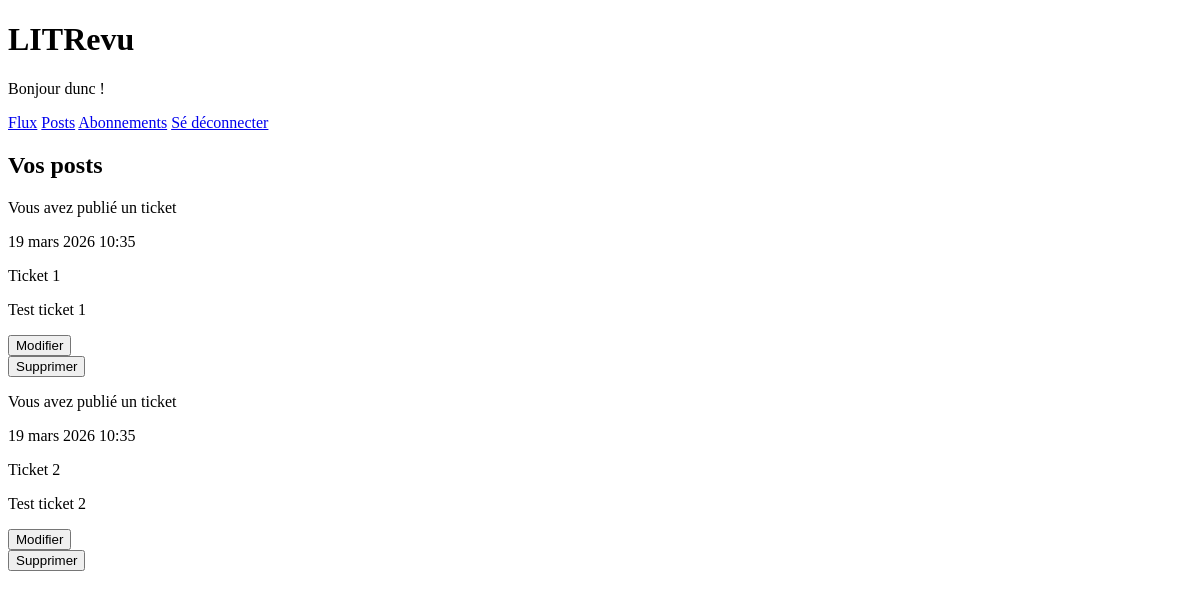
The app's page /posts/ (signed in), older data.
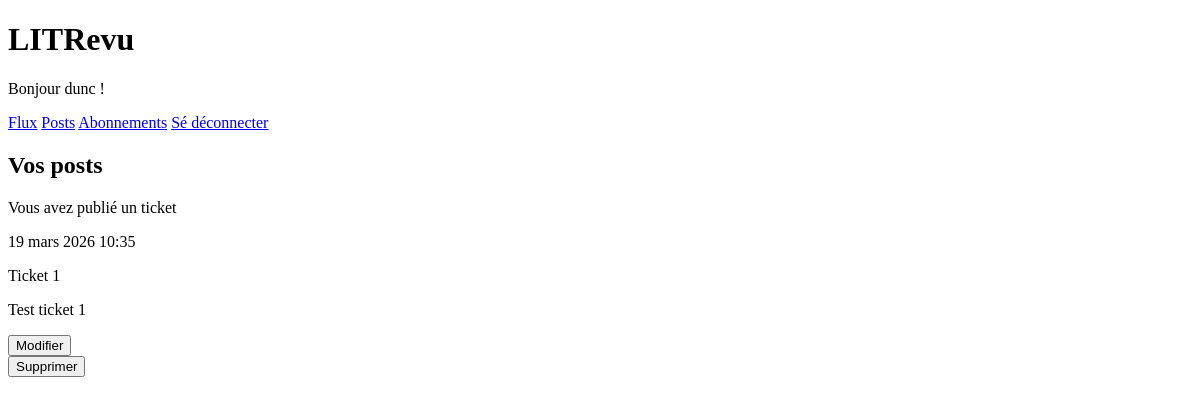
The same page, newer data.
### review_app/models.py (models this page shows)
class Ticket(models.Model):
    title = models.CharField(max_length=120)
    description = models.TextField()
    image = models.ImageField(upload_to='images/', blank=True)
    time_created = models.DateTimeField(auto_now_add=True)
    author = models.ForeignKey(settings.AUTH_USER_MODEL, on_delete=models.CASCADE)

### review_app/views.py (the view)
# urls.py: path("posts/", review_app.views.posts, name='posts'),
@login_required
def posts(request):
    tickets = Ticket.objects.filter(author=request.user)
    reviews = Review.objects.filter(author=request.user)
    context = {'tickets': tickets, 'reviews': reviews}
    return render(request, 'review_app/posts.html', {'context': context})

### review_app/templates/review_app/posts.html (shortened to what this page needs)
{% extends 'base.html' %}
{% block content %}
    <h2>Vos posts</h2>
    {% if context.tickets %}
        {% for ticket in context.tickets %}
            <p>Vous avez publié un ticket</p>
            <p>{{ ticket.time_created }}</p>
            <p>{{ ticket.title }}</p>
            <p>{{ ticket.description }}</p>
        <form action="{% url 'edit-ticket' ticket.id %}">
            <button type="submit">Modifier</button>
        </form>
        <form action="{% url 'delete-ticket' ticket.id %}">
            <button type="submit">Supprimer</button>
        </form>
        {% endfor %}
    {% endif %}
{% endblock content %}

Row changes from the older to the newer data that the page shows:
removed Ticket: time_created "19 mars 2026 10:35", title "Ticket 2", description "Test ticket 2"
